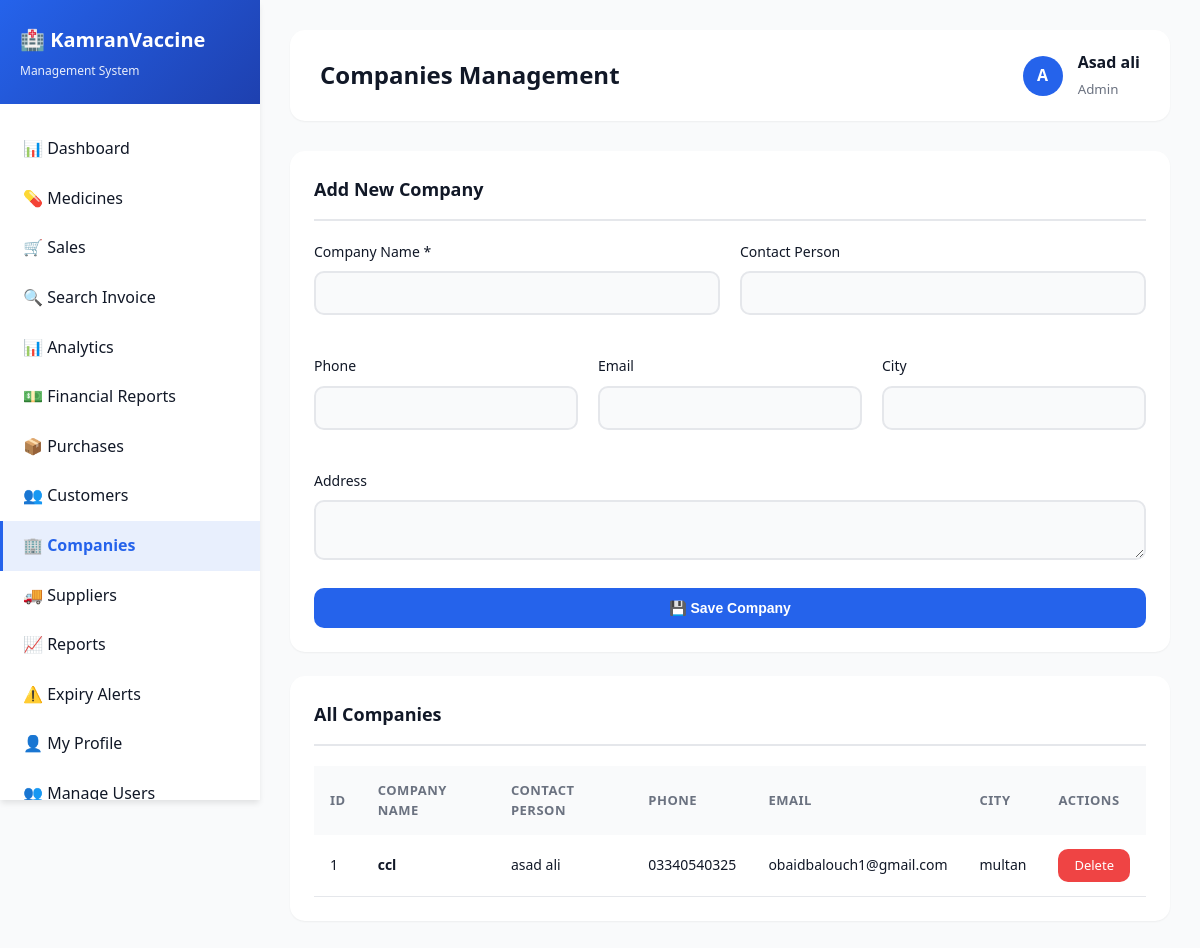
/admin/companies.php (signed in), run on the app's committed database.
### tables this page shows
CREATE TABLE `companies` (
  `id` int(11) NOT NULL AUTO_INCREMENT,
  `company_name` varchar(255) NOT NULL,
  `contact_person` varchar(255) DEFAULT NULL,
  `phone` varchar(20) DEFAULT NULL,
  `email` varchar(255) DEFAULT NULL,
  `address` text DEFAULT NULL,
  `city` varchar(100) DEFAULT NULL,
  `country` varchar(100) DEFAULT NULL,
  `website` varchar(255) DEFAULT NULL,
  `status` enum('active','inactive') DEFAULT 'active',
  `created_at` timestamp NOT NULL DEFAULT current_timestamp(),
  PRIMARY KEY (`id`),
  KEY `idx_company_name` (`company_name`)
);

### admin/companies.php (the view, shortened to what this page needs)
<?php
include("includes/header.php");
$companies = mysqli_query($conn, "SELECT * FROM companies ORDER BY company_name");
?>
<div class="card">
    <div class="card-header">
        <h3>Add New Company</h3>
    </div>
    <div class="card-body">
        <form method="POST" action="">
            <div class="form-row">
                <div class="form-group">
                    <label>Company Name *</label>
                    <input type="text" name="company_name" class="form-control" required>
                </div>
                <div class="form-group">
                    <label>Contact Person</label>
                    <input type="text" name="contact_person" class="form-control">
                </div>
            </div>
            <div class="form-row">
                <div class="form-group">
                    <label>Phone</label>
                    <input type="text" name="phone" class="form-control">
                </div>
                <div class="form-group">
                    <label>Email</label>
                    <input type="email" name="email" class="form-control">
                </div>
                <div class="form-group">
                    <label>City</label>
                    <input type="text" name="city" class="form-control">
                </div>
            </div>
            <div class="form-group">
                <label>Address</label>
                <textarea name="address" class="form-control" rows="2"></textarea>
            </div>
            <button type="submit" name="submit" class="btn btn-primary">💾 Save Company</button>
        </form>
    </div>
</div>
<div class="card">
    <div class="card-header">
        <h3>All Companies</h3>
    </div>
    <div class="card-body">
        <div class="table-responsive">
            <table>
                <thead>
                    <tr>
                        <th>ID</th>
                        <th>Company Name</th>
                        <th>Contact Person</th>
                        <th>Phone</th>
                        <th>Email</th>
                        <th>City</th>
                        <th>Actions</th>
                    </tr>
                </thead>
                <tbody>
                    <?php while ($company = mysqli_fetch_assoc($companies)): ?>
                    <tr>
                        <td><?php echo $company['id']; ?></td>
                        <td><strong><?php echo $company['company_name']; ?></strong></td>
                        <td><?php echo $company['contact_person']; ?></td>
                        <td><?php echo $company['phone']; ?></td>
                        <td><?php echo $company['email']; ?></td>
                        <td><?php echo $company['city']; ?></td>
                        <td>
                            <a href="?delete=<?php echo $company['id']; ?>" class="btn btn-danger btn-sm" onclick="return confirm('Delete this company?')">Delete</a>
                        </td>
                    </tr>
                    <?php endwhile; ?>
                </tbody>
            </table>
        </div>
    </div>
</div>
<?php include("includes/footer.php"); ?>

### css/style.css (style rules this page uses)
:root { --primary-color: #2563eb; --primary-dark: #1e40af; --secondary-color: #10b981; --danger-color: #ef4444; --warning-color: #f59e0b; --info-color: #06b6d4; --dark-color: #1f2937; --light-color: #f9fafb; --border-color: #e5e7eb; --text-primary: #111827; --text-secondary: #6b7280; --shadow-sm: 0 1px 2px 0 rgba(0, 0, 0, 0.05); --shadow-md: 0 4px 6px -1px rgba(0, 0, 0, 0.1); --shadow-lg: 0 10px 15px -3px rgba(0, 0, 0, 0.1); --shadow-xl: 0 20px 25px -5px rgba(0, 0, 0, 0.1); }
* { margin: 0; padding: 0; box-sizing: border-box; }
body { font-family: 'Segoe UI', Tahoma, Geneva, Verdana, sans-serif; background: linear-gradient(135deg, #667eea 0%, #764ba2 100%); min-height: 100vh; color: var(--text-primary); line-height: 1.6; }
.form-group { margin-bottom: 20px; }
.form-group label { display: block; margin-bottom: 8px; color: var(--text-primary); font-weight: 500; font-size: 14px; }
.form-control { width: 100%; padding: 12px 16px; border: 2px solid var(--border-color); border-radius: 10px; font-size: 14px; transition: all 0.3s ease; background: var(--light-color); }
.btn { padding: 12px 24px; border: none; border-radius: 10px; font-size: 14px; font-weight: 600; cursor: pointer; transition: all 0.3s ease; text-decoration: none; display: inline-block; text-align: center; white-space: nowrap; }
.btn-primary { background: var(--primary-color); color: white; width: 100%; }
.btn-danger { background: var(--danger-color); color: white; }
.btn-sm { padding: 6px 16px; font-size: 13px; min-width: 70px; font-weight: 500; }
.card { background: white; border-radius: 15px; padding: 24px; box-shadow: var(--shadow-sm); margin-bottom: 24px; transition: all 0.3s ease; }
.card-header { margin-bottom: 20px; padding-bottom: 15px; border-bottom: 2px solid var(--border-color); }
.card-header h3 { font-size: 18px; color: var(--text-primary); font-weight: 600; }
.card-body { padding: 0; }
.table-responsive { overflow-x: auto; }
table { width: 100%; border-collapse: collapse; }
table thead { background: var(--light-color); }
table th { padding: 14px 16px; text-align: left; font-weight: 600; font-size: 13px; color: var(--text-secondary); text-transform: uppercase; letter-spacing: 0.5px; }
table td { padding: 14px 16px; border-bottom: 1px solid var(--border-color); font-size: 14px; }
.form-row { display: grid; grid-template-columns: repeat(auto-fit, minmax(250px, 1fr)); gap: 20px; margin-bottom: 20px; }

### data on the page
companies: id "1", company_name "ccl", contact_person "asad ali", phone "03340540325", email "obaidbalouch1@gmail.com", city "multan"

### other printed values
$store_settings['store_name'] "KamranVaccine"
$store_settings['store_tagline'] "Management System"
$page_title "Companies Management"
substr($_SESSION['full_name'], 0, 1) "A"
$_SESSION['full_name'] "Asad ali"
$_SESSION['role'] "Admin"
